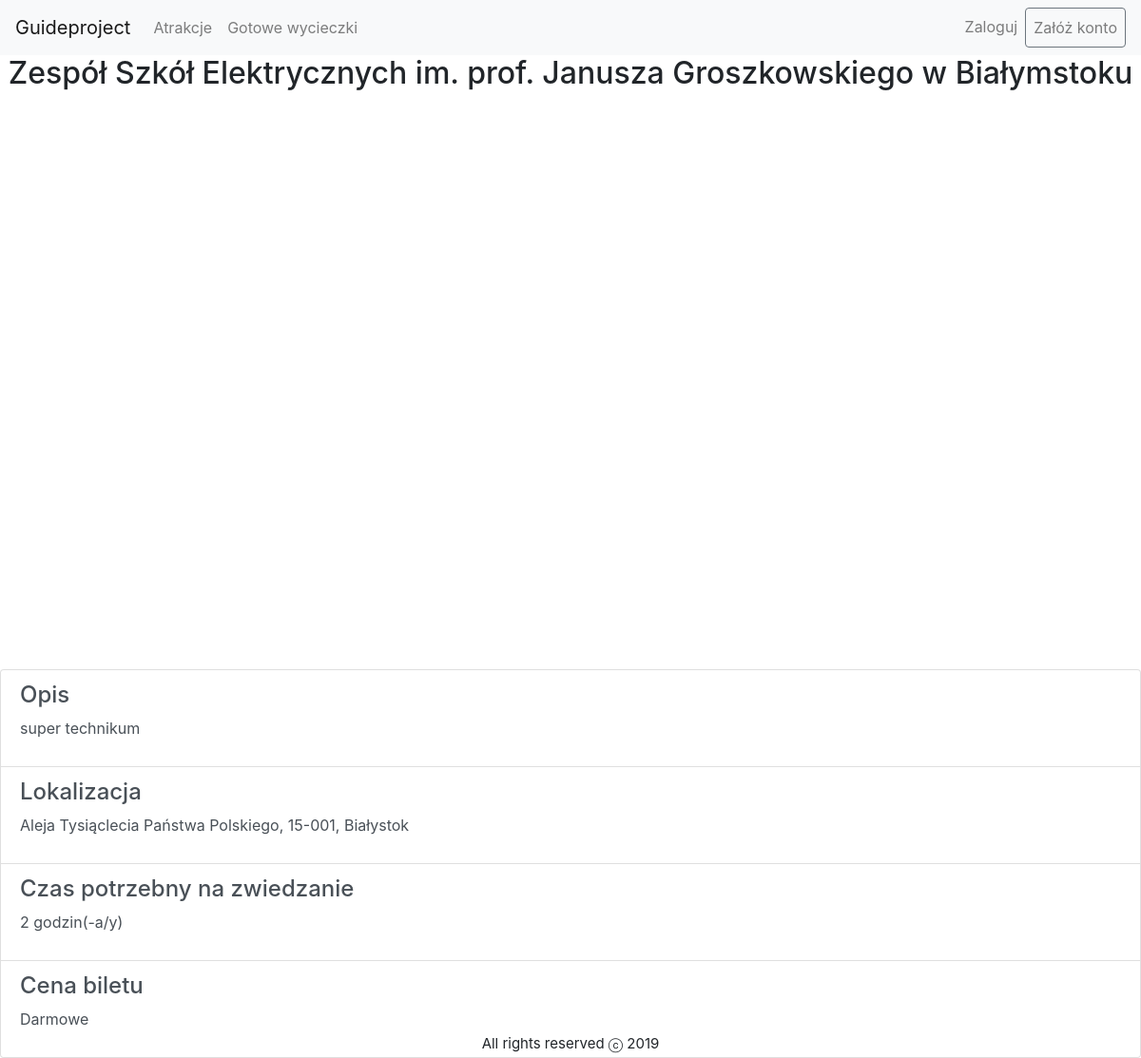
Page /guide/attractions/19 on the earlier database version.
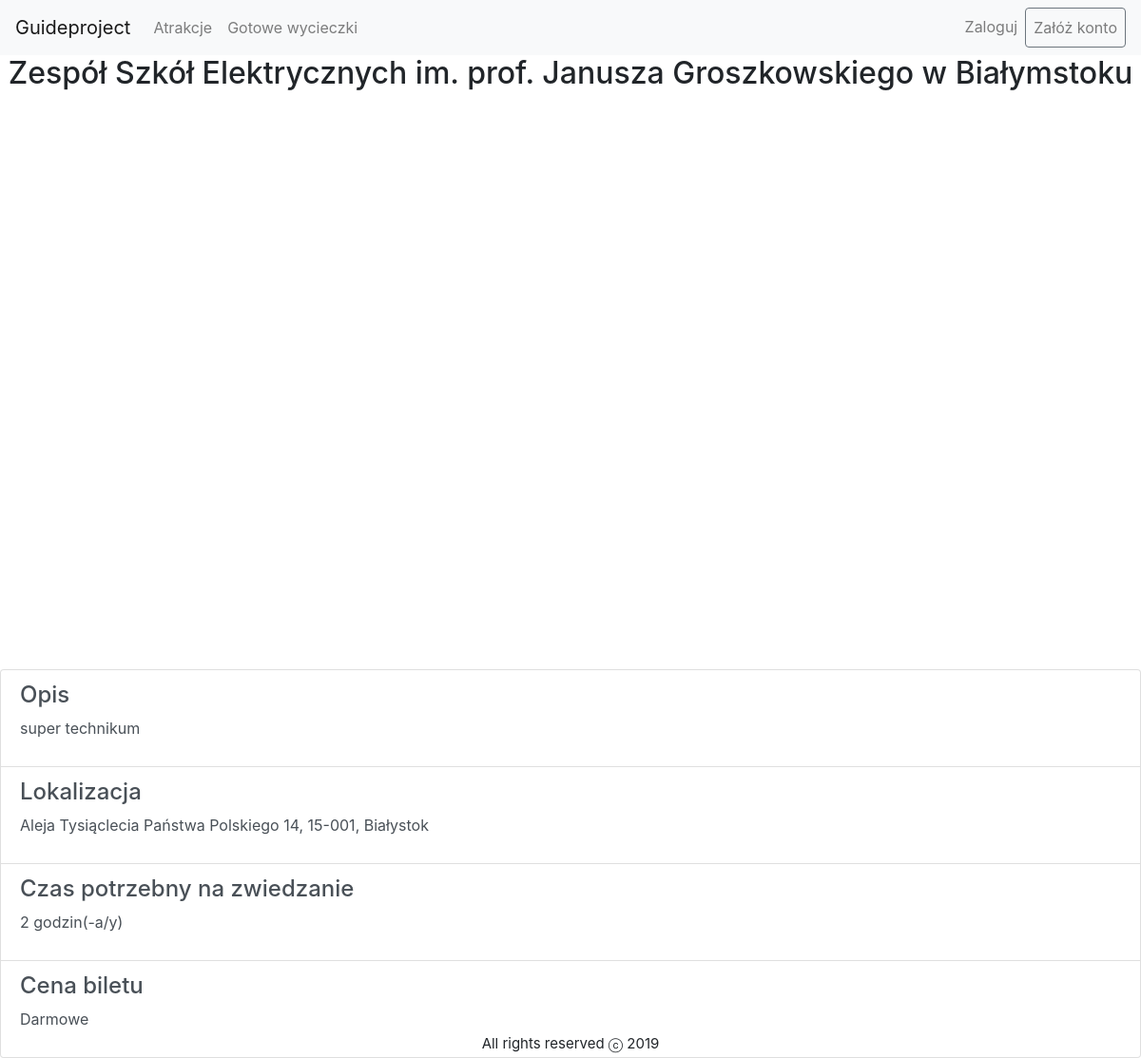
Same page on the later database version.
### guide/models.py (models this page shows, shortened)
class Attraction(models.Model):
    name = models.CharField(_("Name"),
                            max_length=200, help_text="Enter attraction's name.")
    description = models.TextField(max_length=500)
    categories = models.ManyToManyField(
        "Category")
    localization = models.ForeignKey(
        "Localization", verbose_name=_("Address"), on_delete=models.CASCADE, null=True, blank=True)
    timeNeededToSightsee = models.FloatField(
        _("Time neede to sightsee (in hours)"))
    ticketCost = models.FloatField(
        _("Ticket's cost"), default=0)
    def display_catogory(self):
        """Create a string for the Category. This is required to display category in Admin."""
        return ', '.join(category.name for category in self.categories.all())
    display_catogory.short_description = 'Category'
    class Meta:
        ordering = ['name']

class Localization(models.Model):
    street = models.CharField(_("Street"), max_length=100)
    zipCode = models.CharField(_("Zip code"), max_length=100)
    city = models.CharField(_("City"), max_length=100)
    lattitude = models.FloatField(_("Lattitude"), default=0)
    longitude = models.FloatField(_("Longitude"), default=0)
    def __str__(self):
        return self.street+', '+self.zipCode+', '+self.city

### guide/views.py (the view)
class AttractionDetailView(DetailView):
    model = Attraction
    def get_context_data(self, **kwargs):
        context = super().get_context_data(**kwargs)
        context['timeasformattedstring'] = getTimeAsFormattedString(
            self.object.timeNeededToSightsee)
        context['attractionLocalization'] = extractInfo(self.object)
        context['ticketCost'] = getFormattedCost(self.object.ticketCost)
        return context

### guide/views.py (called while the page is built)
def extractInfo(attractionList):
    formattedInfo = []
    try:
        for attraction in attractionList:
            formattedInfo.append({'name': attraction.name,
                                  'lat-lng': {'lat': attraction.localization.lattitude, 'lng': attraction.localization.longitude}})
        return formattedInfo
    except:
        pass
    try:
        formattedInfo.append({'name': attractionList.name,
                              'lat-lng': {'lat': attractionList.localization.lattitude, 'lng': attractionList.localization.longitude}})
        return formattedInfo
    except:
        pass

def getTimeAsFormattedString(time):
    hours = int(time)
    minutes = int((time % 1)*60)
    result = ''
    if hours:
        result += str(hours) + ' godzin(-a/y) '
    if minutes:
        result += str(minutes) + ' minut(-a)'
    return result

def getFormattedCost(ammount):
    formattedAmmound = ''
    if ammount == 0:
        formattedAmmound = 'Darmowe'
    else:
        formattedAmmound += str(ammount) + ' zł'
    return formattedAmmound

### guide/templates/guide/attraction_detail.html (shortened to what this page needs)
{% extends "base.html" %}
{% block content %}
    <h2><center>{{attraction.name}}</center></h2>
    <div id="map"></div>
<div class="list-group">
    <a href="#" class="list-group-item list-group-item-action">
        <div class="d-flex w-100 justify-content-between">
            <h4>Opis</h4>
        </div>
        <p>{{attraction.description}}</p>
    </a>
    <a href="#" class="list-group-item list-group-item-action">
        <div class="d-flex w-100 justify-content-between">
            <h4>Lokalizacja</h4>
        </div>
        <p>{{attraction.localization}}</p>
    </a>
    <a href="#" class="list-group-item list-group-item-action">
        <div class="d-flex w-100 justify-content-between">
            <h4>Czas potrzebny na zwiedzanie</h4>
        </div>
        <p>{{timeasformattedstring}}</p>
    </a>
    <a href="#" class="list-group-item list-group-item-action">
        <div class="d-flex w-100 justify-content-between">
            <h4>Cena biletu</h4>
        </div>
        <p>{{ticketCost}}</p>
    </a>
</div>
{% endblock content %}

Differences in the rows shown:
changed through a linked row, Attraction "Zespół Szkół Elektrycznych im. prof. Janusza Groszkowskiego w Białymstoku": localization "Aleja Tysiąclecia Państwa Polskiego, 15-001, Białystok" → "Aleja Tysiąclecia Państwa Polskiego 14, 15-001, Białystok"
